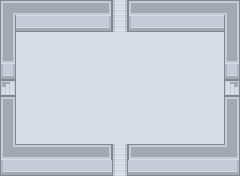

A 2D game scene composited from a Tiled map and its tileset images. What follows is a short description and the map's XML, with every tile layer's data as written:
An orthogonal 15x11 tile map with 16x16 px tiles, 2 tile layers (Ground, Walls), 1 hidden layer not drawn, 2 tilesets.

<map version="1.0" tiledversion="1.1.6" orientation="orthogonal" renderorder="right-down" width="15" height="11" tilewidth="16" tileheight="16" infinite="0" nextobjectid="1">
 <tileset firstgid="1" source="../../tilesets/roguelikeSheet_transparent.tsx" />
 <tileset firstgid="1768" name="collision tiles" tilewidth="16" tileheight="16" tilecount="1" columns="1">
  <image source="../../tilesets/collision tiles.png" width="16" height="16" />
 </tileset>
 <layer name="Ground" width="15" height="11" locked="1">
  <data encoding="csv">
1287,1287,1287,1287,1287,1287,1287,1287,1287,1287,1287,1287,1287,1287,1287,
1287,1287,1287,1287,1287,1287,1287,1287,1287,1287,1287,1287,1287,1287,1287,
1287,1287,1287,1287,1287,1287,1287,1287,1287,1287,1287,1287,1287,1287,1287,
1287,1287,1287,1287,1287,1287,1287,1287,1287,1287,1287,1287,1287,1287,1287,
1287,1287,1287,1287,1287,1287,1287,1287,1287,1287,1287,1287,1287,1287,1287,
1287,1287,1287,1287,1287,1287,1287,1287,1287,1287,1287,1287,1287,1287,1287,
1287,1287,1287,1287,1287,1287,1287,1287,1287,1287,1287,1287,1287,1287,1287,
1287,1287,1287,1287,1287,1287,1287,1287,1287,1287,1287,1287,1287,1287,1287,
1287,1287,1287,1287,1287,1287,1287,1287,1287,1287,1287,1287,1287,1287,1287,
1287,1287,1287,1287,1287,1287,1287,1287,1287,1287,1287,1287,1287,1287,1287,
1287,1287,1287,1287,1287,1287,1287,1287,1287,1287,1287,1287,1287,1287,1287
</data>
 </layer>
 <layer name="Walls" width="15" height="11" locked="1">
  <data encoding="csv">
715,713,713,713,713,713,714,1000,712,713,713,713,713,713,716,
771,883,883,883,883,883,886,1000,884,883,883,883,883,883,771,
771,0,0,0,0,0,0,0,0,0,0,0,0,0,771,
826,0,0,0,0,0,0,0,0,0,0,0,0,0,826,
885,0,0,0,0,0,0,0,0,0,0,0,0,0,885,
1056,0,0,0,0,0,0,0,0,0,0,0,0,0,1057,
769,0,0,0,0,0,0,0,0,0,0,0,0,0,769,
771,0,0,0,0,0,0,0,0,0,0,0,0,0,771,
771,0,0,0,0,0,0,0,0,0,0,0,0,0,771,
772,713,713,713,713,713,714,1000,712,713,713,713,713,713,773,
884,883,883,883,883,883,883,1000,883,883,883,883,883,883,886
</data>
 </layer>
 <layer name="Collision" width="15" height="11" visible="0" locked="1" opacity="0.5">
  <data encoding="csv">
1768,1768,1768,1768,1768,1768,1768,0,1768,1768,1768,1768,1768,1768,1768,
1768,1768,1768,1768,1768,1768,1768,0,1768,1768,1768,1768,1768,1768,1768,
1768,0,0,0,0,0,0,0,0,0,0,0,0,0,1768,
1768,0,0,0,0,0,0,0,0,0,0,0,0,0,1768,
1768,0,0,0,0,0,0,0,0,0,0,0,0,0,1768,
0,0,0,0,0,0,0,0,0,0,0,0,0,0,0,
1768,0,0,0,0,0,0,0,0,0,0,0,0,0,1768,
1768,0,0,0,0,0,0,0,0,0,0,0,0,0,1768,
1768,0,0,0,0,0,0,0,0,0,0,0,0,0,1768,
1768,1768,1768,1768,1768,1768,1768,0,1768,1768,1768,1768,1768,1768,1768,
1768,1768,1768,1768,1768,1768,1768,0,1768,1768,1768,1768,1768,1768,1768
</data>
 </layer>
</map>
